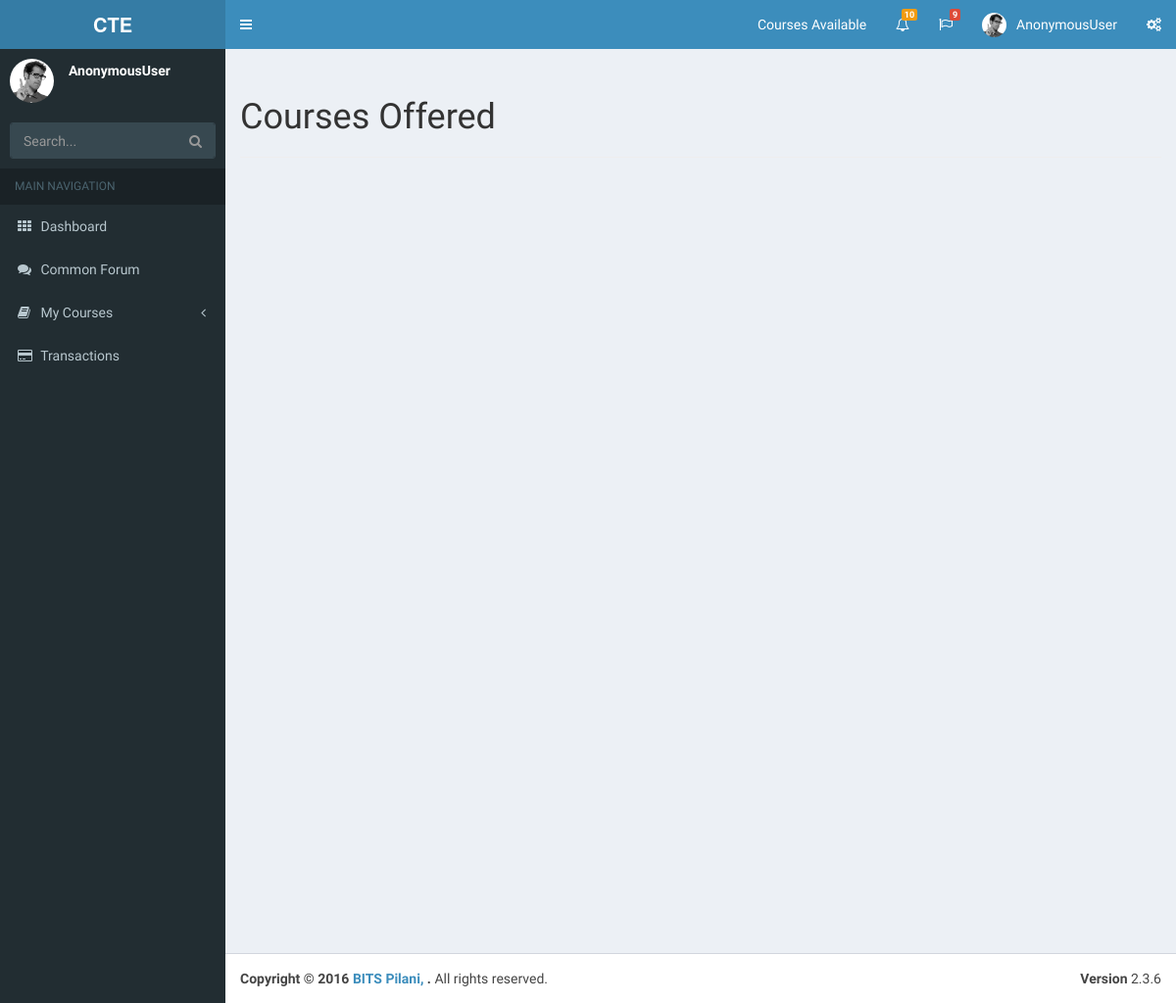
Page /courses/ on the earlier database version.
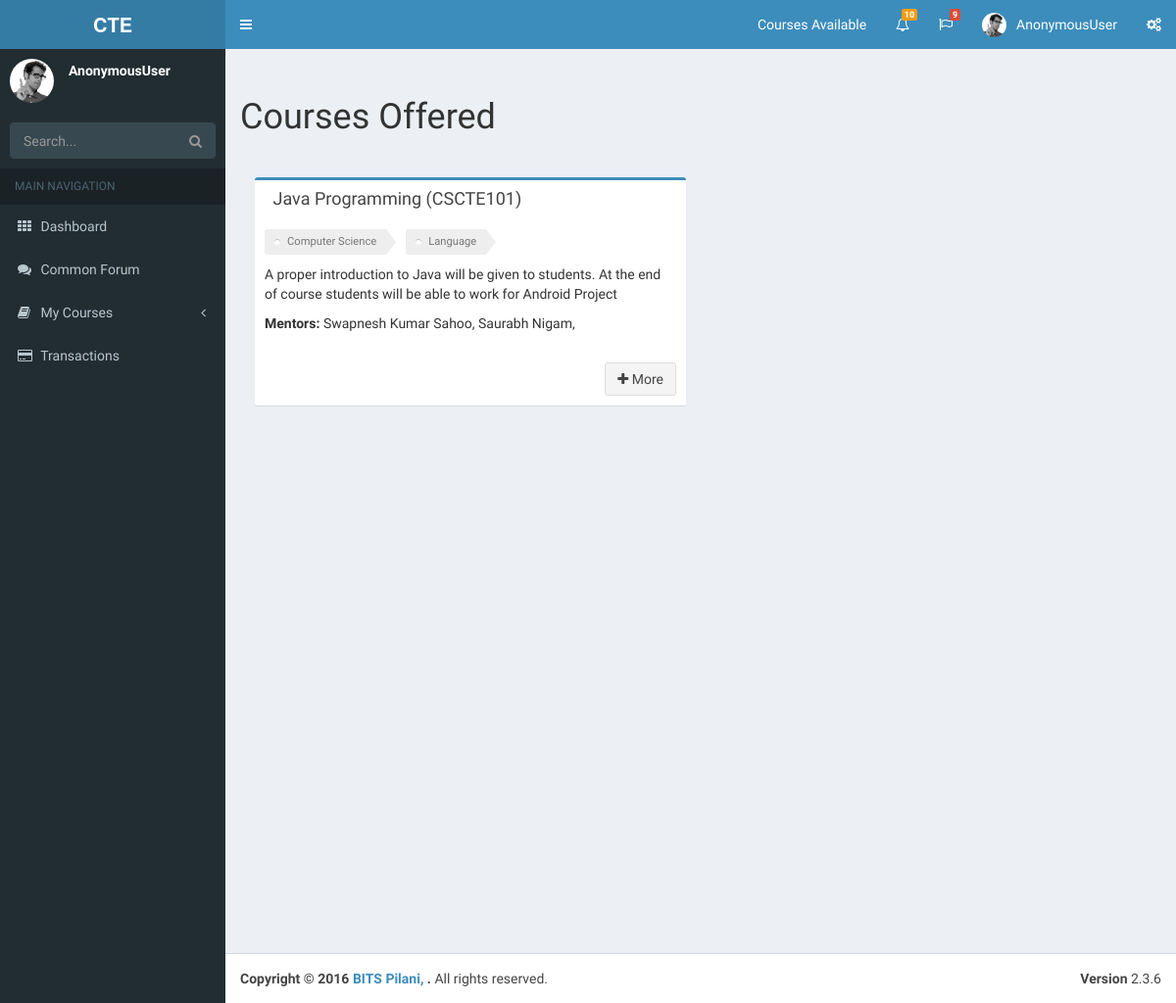
Same page on the later database version.
### course/models.py (models this page shows, shortened)
class Course(models.Model):
	title = models.CharField(max_length = 50)
	desc = models.CharField(max_length = 300)
	code = models.CharField(max_length = 10)
	handout = models.FileField(upload_to = "adminuploads/courses/handouts/" , blank=False)
	image = models.ImageField(upload_to = "adminuploads/courses/images/" , blank=True, null=True)
	category = models.CharField(max_length = 50, choices = COURSE_TYPES)
	subcategory = models.CharField(max_length = 50, default = '')
	slack = models.URLField()

class Mentors(models.Model):
	course = models.ForeignKey(Course, related_name = "mentorcourse", on_delete = models.CASCADE)
	mentor = models.ForeignKey(User, related_name = "coursementor", on_delete = models.CASCADE)

### home/models.py (models this page shows, shortened)
class Profile(models.Model):
	user = models.OneToOneField(User, on_delete=models.CASCADE)
	pic = models.ImageField()
	bits_id = models.CharField(max_length = 12, blank = False)
	full_name = models.CharField(max_length = 120, blank = False)
	timestamp = models.DateTimeField(auto_now_add=True, auto_now=False)
	email = models.EmailField()
	student_mobile = models.CharField(max_length = 10)

### course/views.py (the view)
# urls.py: url(r'^courses/$', 'course.views.Courses', name='courses'),
def Courses(request):
	u = Course.objects.all()
	context = {
		"u" : u,
	}
	return render(request, "courses.html", context)

### templates/courses.html (shortened to what this page needs)
{% extends 'index.html' %}
{% block content %}
<h1>Courses Offered</h1>
<hr>
{% for i in u %}
 <section class="col-lg-6 connectedSortable">
 <div class="box box-primary">
            <div class="box-header">
              <h3 class="box-title">{{ i.title }} ({{ i.code }})</h3>
            </div>
            <div class="box-body">
            <ul class="tags">
            <li><a href="#" class="tag">{{ i.category }}</a></li>
            <li><a href="#" class="tag">{{ i.subcategory }}</a></li>
            </ul>
            <p>{{ i.desc }}</p>
            <p><strong>Mentors:</strong>
              {% for k in i.mentorcourse.all %}
              {{ k.mentor.profile.full_name }},
              {% endfor %}
            </p>
            </div>
            <div class="box-footer clearfix no-border">
              <a href="/courses/{{ i.code }}"><button type="button" class="btn btn-default pull-right"><i class="fa fa-plus"></i> More</button></a>
            </div>
          </div>
 </section>
{% endfor %}
{% endblock %}

### templates/index.html (shortened to what this page needs)
{% load staticfiles %}
<!DOCTYPE html>
<html>
<head>
  <link rel="stylesheet" href="{% static 'bootstrap/css/bootstrap.min.css' %}">
  <link rel="stylesheet" href="https://cdnjs.cloudflare.com/ajax/libs/font-awesome/4.5.0/css/font-awesome.min.css">
  <link rel="stylesheet" href="https://cdnjs.cloudflare.com/ajax/libs/ionicons/2.0.1/css/ionicons.min.css">
  <link rel="stylesheet" href="{% static 'dist/css/AdminLTE.min.css' %}">
  <link rel="stylesheet" href="{% static 'dist/css/skins/_all-skins.min.css' %}">
  <link rel="stylesheet" href="{% static 'plugins/iCheck/flat/blue.css' %}">
  <link rel="stylesheet" href="{% static 'plugins/morris/morris.css' %}">
  <link rel="stylesheet" href="{% static 'plugins/jvectormap/jquery-jvectormap-1.2.2.css' %}">
  <link rel="stylesheet" href="{% static 'plugins/datepicker/datepicker3.css' %}">
  <link rel="stylesheet" href="{% static 'plugins/daterangepicker/daterangepicker.css' %}">
  <link rel="stylesheet" href="{% static 'plugins/bootstrap-wysihtml5/bootstrap3-wysihtml5.min.css' %}">
</head>
<body class="hold-transition skin-blue sidebar-mini">
<div class="wrapper">
  <header class="main-header">
    <a href="#" class="logo">
      <span class="logo-lg"><b>CTE</b></span>
    </a>
    <nav class="navbar navbar-static-top">
      <a href="#" class="sidebar-toggle" data-toggle="offcanvas" role="button">
      </a>
      <div class="navbar-custom-menu">
        <ul class="nav navbar-nav">
        <li class="user-menu">
            <a href="{% url 'courses' %}">
              <span class="hidden-xs">Courses Available</span>
            </a>
        </li>
          <li class="dropdown notifications-menu">
            <a href="#" class="dropdown-toggle" data-toggle="dropdown">
              <i class="fa fa-bell-o"></i>
              <span class="label label-warning">10</span>
            </a>
          </li>
          <li class="dropdown tasks-menu">
            <a href="#" class="dropdown-toggle" data-toggle="dropdown">
              <i class="fa fa-flag-o"></i>
              <span class="label label-danger">9</span>
            </a>
          </li>
          <li class="dropdown user user-menu">
            <a href="#" class="dropdown-toggle" data-toggle="dropdown">
              <img src="{% static 'dist/img/user2-160x160.jpg' %}" class="user-image" alt="User Image">
              <span class="hidden-xs"> {% if request.user.profile %}{{ request.user.profile.full_name }}{% else %}{{ request.user }}{% endif %}</span>
            </a>
          </li>
          <li>
            <a href="#" data-toggle="control-sidebar"><i class="fa fa-gears"></i></a>
          </li>
        </ul>
      </div>
    </nav>
  </header>
  <aside class="main-sidebar">
    <section class="sidebar">
      <div class="user-panel">
        <div class="pull-left image">
          <img src="{% static 'dist/img/user2-160x160.jpg' %}" class="img-circle" alt="User Image">
        </div>
        <div class="info">
          <p>
          {% if request.user.profile %}
          {{ request.user.profile.full_name }}
          {% else %}
          {{ request.user }}
          {% endif %}
          </p>
        </div>
      </div>
      <form action="#" method="get" class="sidebar-form">
        <div class="input-group">
          <input type="text" name="q" class="form-control" placeholder="Search...">
              <span class="input-group-btn">
                <button type="submit" name="search" id="search-btn" class="btn btn-flat"><i class="fa fa-search"></i>
                </button>
              </span>
        </div>
      </form>
      <ul class="sidebar-menu">
        <li class="header">MAIN NAVIGATION</li>
        <li>
          <a href="{% url 'dashboard' %}">
            <i class="fa fa-th"></i> <span>Dashboard</span>
          </a>
        </li>
        <li>
          <a href="#">
            <i class="fa fa-comments"></i> <span>Common Forum</span>
          </a>
        </li>
        <li class="treeview">
          <a href="#">
            <i class="fa fa-book"></i>
            <span>My Courses</span>
            <span class="pull-right-container">
              <i class="fa fa-angle-left pull-right"></i>
            </span>
          </a>
        </li>
        <li>
          <a href="#">
            <i class="fa fa-credit-card"></i> <span>Transactions</span>
          </a>
        </li>
      </ul>
    </section>
  </aside>
  <div class="content-wrapper">
    <section class="content-header">
    </section>
    <section class="content">
      {% block content %}
      {% endblock %}
    </section>
  </div>
  <footer class="main-footer">
    <div class="pull-right hidden-xs">
      <b>Version</b> 2.3.6
    </div>
    <strong>Copyright &copy; 2016 <a href="http://www.bits-pilani.ac.in/Goa/">BITS Pilani, </a>.</strong> All rights
    reserved.
  </footer>
</div>
</body>
</html>

### templates/index.html (style rules this page uses)
.tags { list-style: none; margin: 0; overflow: hidden; padding: 0; font-size: 0.8em; }
.tags li { float: left; }
.tag { background: #eee; border-radius: 3px 0 0 3px; color: #777; display: inline-block; height: 26px; line-height: 26px; padding: 0 20px 0 23px; position: relative; margin: 0 10px 10px 0; text-decoration: none; -webkit-transition: color 0.2s; }
.tag::before { background: #fff; border-radius: 10px; box-shadow: inset 0 1px rgba(0, 0, 0, 0.25); content: ''; height: 6px; left: 10px; position: absolute; width: 6px; top: 10px; }
.tag::after { background: #fff; border-bottom: 13px solid transparent; border-left: 10px solid #eee; border-top: 13px solid transparent; content: ''; position: absolute; right: 0; top: 0; }

Differences in the rows shown:
added Course: title "Java Programming", code "CSCTE101", category "Computer Science", subcategory "Language", desc "A proper introduction to Java will be given to students. At the end of course students will be able to work for Android Project"
added Mentors: mentor.profile.full_name "Swapnesh Kumar Sahoo"
added Mentors: mentor.profile.full_name "Saurabh Nigam"
